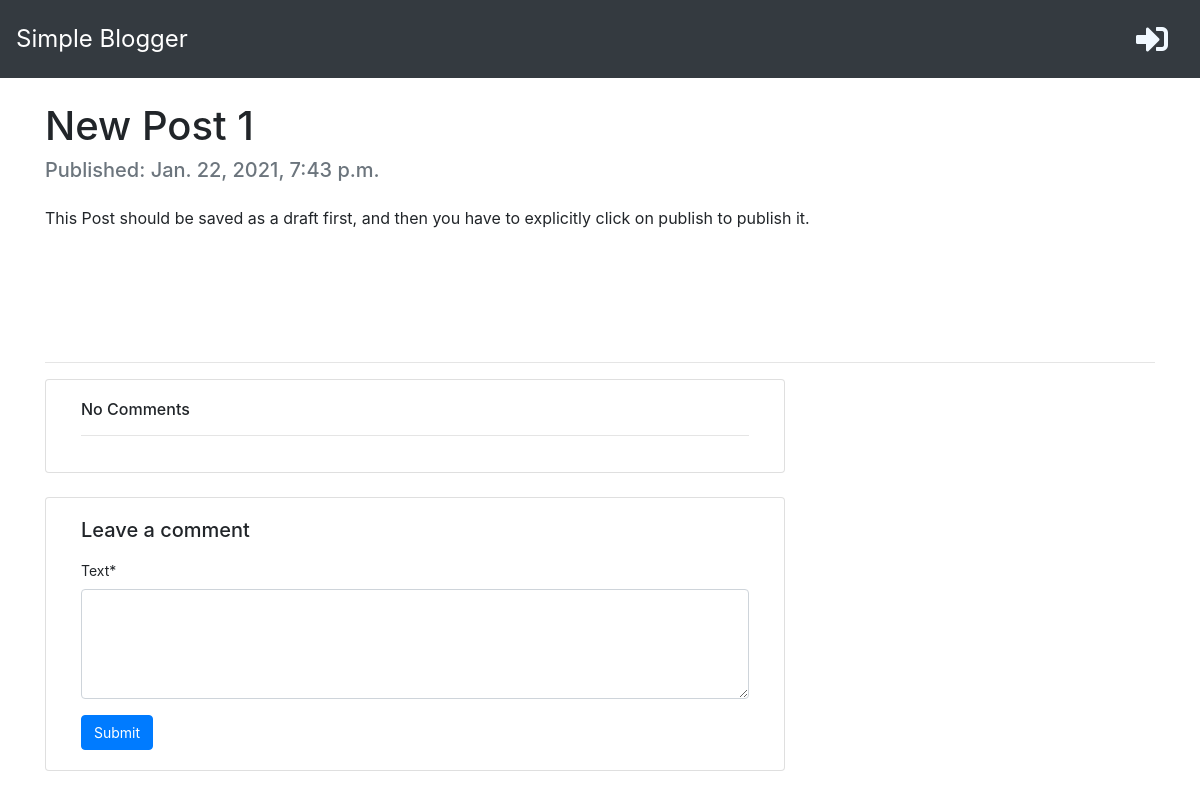
Before: /post/11 with the older database file.
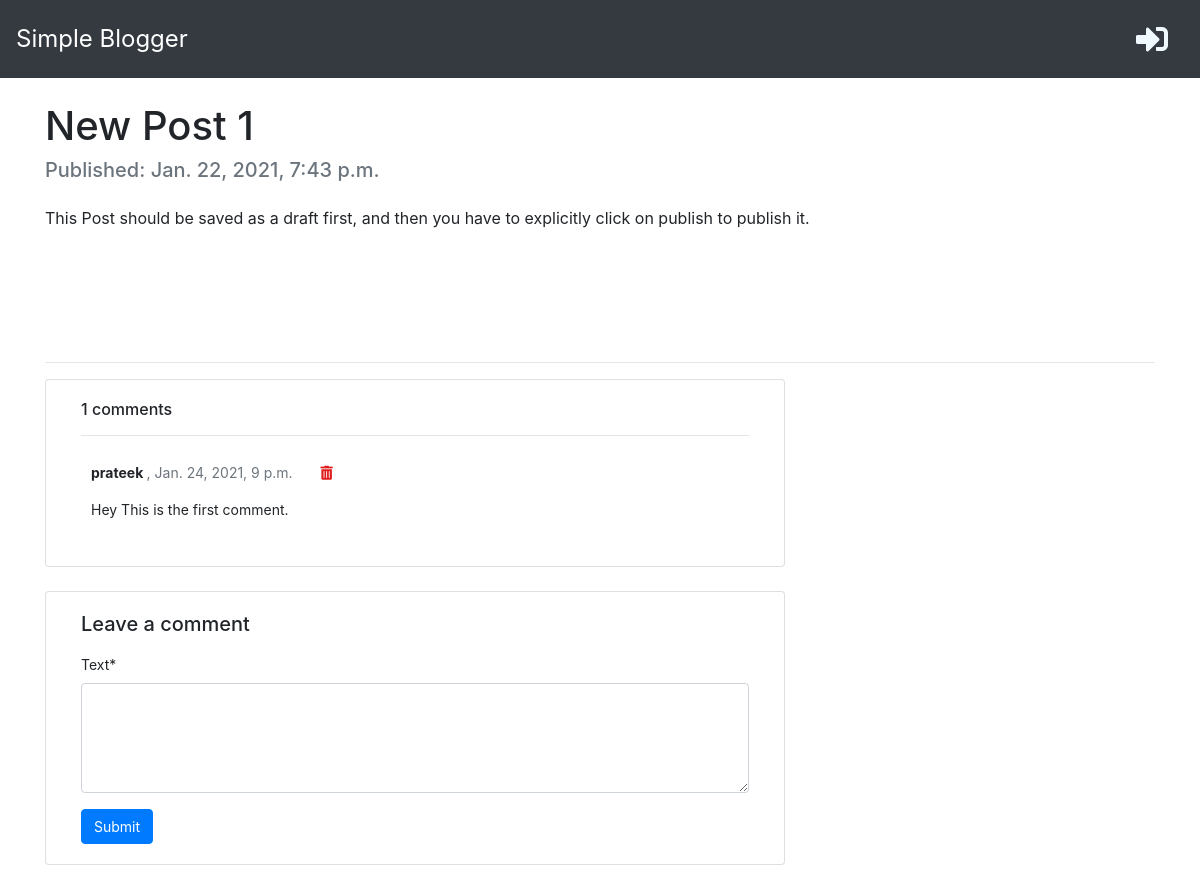
After: the same page with the newer database file.
### blog/models.py (models this page shows, shortened)
class Post(models.Model):
    author          = models.ForeignKey('auth.User', on_delete=models.CASCADE)
    title           = models.CharField(max_length=150)
    text            = models.TextField()
    created_date    = models.DateTimeField(default=timezone.now)
    published_date  = models.DateTimeField(blank=True, null=True)

class Comment(models.Model):
    post            = models.ForeignKey('blog.Post', on_delete=models.CASCADE, related_name='comments')
    author          = models.CharField(max_length=100)
    text            = models.TextField()
    created_date    = models.DateTimeField(default=timezone.now)
    class Meta:
        ordering = ['created_date']

### blog/views.py (the view)
# urls.py: path('post/<int:pk>', post_detail, name='post_detail'),
def post_detail(request, pk):
    post = get_object_or_404(Post, pk=pk)
    if request.method == 'POST':
        form = CommentForm(request.POST)
        if form.is_valid():
            comment = form.save(commit=False)
            comment.author = request.user
            comment.post = post
            comment.save()
            return redirect('post_detail', pk=post.pk)
    else:
        form = CommentForm()
    stuff_for_frontend = {'post': post, 'form': form}
    return render(request, 'blog/post_detail.html', stuff_for_frontend)

### blog/forms.py
class CommentForm(forms.ModelForm):
	class Meta:
		model = Comment
		fields = ('text',)
		widgets = {
			'text': forms.Textarea(
				attrs={
					'class': 'form-control',
					'rows' : 4,
				}
			),
		}

### blog/templates/blog/post_detail.html (shortened to what this page needs)
{% extends "index.html" %}
{% load crispy_forms_tags %}
{% block content %}
<div class="container mt-4">
        <div class="d-flex text-center">
            <h1 class="page-header text-center">{{post.title}}</h1>
        </div>
        {% if post.published_date %}
            <h5 class="mb-2 text-muted">Published: {{post.published_date}}</h5>
        {% endif %}
        <p class="mt-4">{{post.text|linebreaksbr}}</p>
        <div class="" style="height: 100px;"></div>
        <hr>
        <div class="col-md-8 card mb-4 mt-3 ">
            <div class="card-body" style="font-size: 14px;">
                {% if post.comments.count > 0 %}
                    <h6>{{ post.comments.count }} comments</h6>
                {% else %}
                    <h6>No Comments</h6>
                {% endif %}
                <hr>
                {% for comment in post.comments.all %}
                <div class="comments" style="padding: 10px;">
                    <p class="font-weight-bold">
                        {{ comment.author }}
                        <span class=" text-muted font-weight-normal">
                            ,  {{ comment.created_date }}
                        </span>
                        <a href="{% url 'comment_remove' pk=comment.pk %}"><i class="fas fa-trash-alt ml-4" style="color: #e01c1c;"></i></a>
                    </p>
                    {{ comment.text | linebreaks }}
                </div>
                {% endfor %}
            </div>
        </div>
        <div class="col-md-8 card mb-4  mt-3 ">
            <div class="card-body" style="font-size: 14px;">
                <!-- {% if new_comment %}
                <div class="alert alert-success" role="alert">
                    Your comment is awaiting moderation
                </div>
                {% else %} -->
                <h5>Leave a comment</h5>
                <form method="post" style="margin-top: 1.3em;">
                    <div class="mb-3 mx-auto">
                        {{form.text|as_crispy_field }}
                    </div>
                    <button type="submit" class="btn btn-primary" style="font-size: 14px;">Submit</button>
                </form>
                {% endif %}
            </div>
        </div>
</div>
{% endblock %}

Changed rows visible on the page:
shown differently, row unchanged: Post "New Post 1": comments.count (not shown) → "1"
added Comment: author "prateek", created_date "Jan. 24, 2021, 9 p.m.", text "Hey This is the first comment."
Other visible differences:
text no longer shown: "No Comments"
text now shown: "comments"
